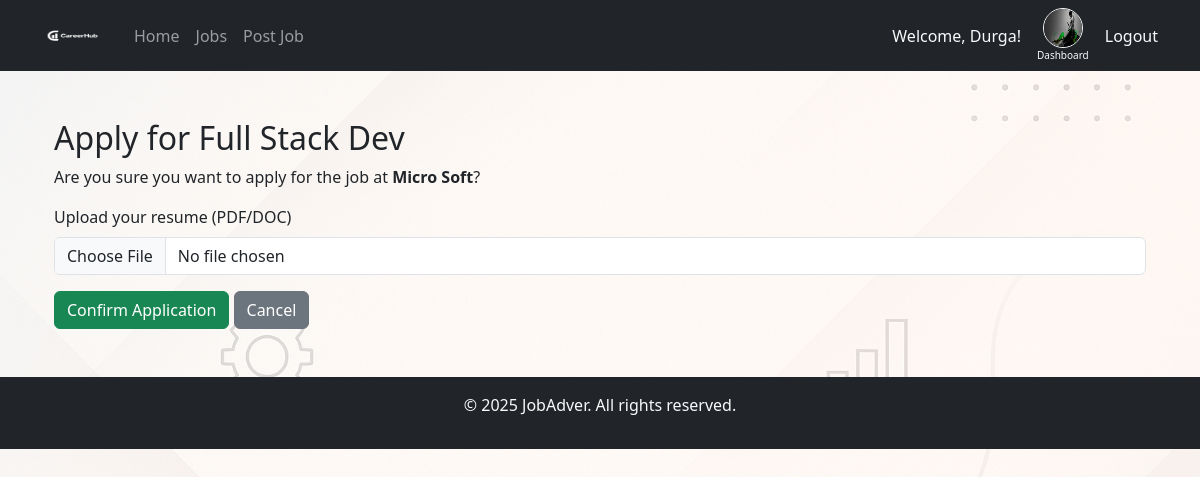
Page /jobs/2/apply/ (signed in) on the committed database.
### job_app/models.py (models this page shows, shortened)
class CustomUser(AbstractUser):
    USER_TYPE_CHOICES = (
        ('employer', 'Employer'),
        ('employee', 'Employee'),
    )
    user_type = models.CharField(max_length=10, choices=USER_TYPE_CHOICES, default='employee')

class Profile(models.Model):
    USER_TYPE_CHOICES = (
        ('employee', 'Employee'),
        ('employer', 'Employer'),
    )
    user = models.OneToOneField(settings.AUTH_USER_MODEL, on_delete=models.CASCADE)
    user_type = models.CharField(max_length=20, choices=USER_TYPE_CHOICES)
    profile_picture = models.ImageField(upload_to='profile_pics/', null=True, blank=True)

class Job(models.Model):
    JobRole = models.CharField(max_length=200)
    company = models.CharField(max_length=200)
    location = models.CharField(max_length=200)
    category = models.CharField(max_length=100)
    description = models.TextField()
    posted_on = models.DateTimeField(auto_now_add=True)
    posted_by = models.ForeignKey(settings.AUTH_USER_MODEL, on_delete=models.CASCADE)

### job_app/views.py (the view, shortened to what this page needs)
# urls.py: path('jobs/<int:job_id>/apply/', views.apply_job, name='apply_job'),
@login_required
def apply_job(request, job_id):
    job = get_object_or_404(Job, id=job_id)
    return render(request, 'job_app/apply_job.html', {'job': job})

### job_app/templates/job_app/apply_job.html (shortened to what this page needs)
{% extends 'job_app/base.html' %}
{% block content %}
<div class="container mt-5">
    <h2>Apply for {{ job.JobRole }}</h2>
    <p>Are you sure you want to apply for the job at <strong>{{ job.company }}</strong>?</p>
    <form method="post" enctype="multipart/form-data">
        <div class="mb-3">
            <label for="resume" class="form-label">Upload your resume (PDF/DOC)</label>
            <input type="file" class="form-control" name="resume" required>
        </div>
        <button class="btn btn-success" type="submit">Confirm Application</button>
        <a href="{% url 'job_detail' job.id %}" class="btn btn-secondary">Cancel</a>
    </form>
</div>
{% endblock %}

### job_app/templates/job_app/base.html (shortened to what this page needs)
<!DOCTYPE html>
<html lang="en">
<head>
    <link href="https://cdn.jsdelivr.net/npm/bootstrap@5.3.0/dist/css/bootstrap.min.css" rel="stylesheet">
    {% load static %}
    <link rel="stylesheet" type="text/css" href="{% static 'css/style.css' %}">
</head>
<body>
<nav class="navbar navbar-expand-lg navbar-dark bg-dark">
    <div class="container">
        <a class="navbar-brand d-flex align-items-center" href="/">
            <img src="{% static 'images/logo.png' %}" alt="CareerHub Logo" width="60" height="40" class="me-2">
        </a>
        <div class="collapse navbar-collapse" id="navbarNav">
            <ul class="navbar-nav me-auto">
                <li class="nav-item"><a class="nav-link" href="/">Home</a></li>
                <li class="nav-item"><a class="nav-link" href="/jobs/">Jobs</a></li>
                {% if user.is_authenticated and user.user_type == 'employer' %}
                    <li class="nav-item"><a class="nav-link" href="{% url 'post_job' %}">Post Job</a></li>
                {% endif %}
            </ul>
            {% if user.is_authenticated %}
            <div class="d-flex align-items-center">
                <span class="text-light me-3">Welcome, {{ user.username }}!</span>
                {% if user.profile.profile_picture %}
                <div class="d-flex flex-column align-items-center">
                    <a href="{% url 'dashboard' %}" class="nav-link p-0">
                        <img src="{{ user.profile.profile_picture.url }}" alt="Profile Picture"
                             class="rounded-circle border border-light" width="40" height="40">
                    </a>
                    <small class="text-light" style="font-size: 10px;">Dashboard</small>
                </div>
                {% endif %}
                <a class="nav-link text-light ms-3" href="#"
                onclick="event.preventDefault();
                         if (confirm('Are you sure you want to log out?')) {
                             document.getElementById('logout-form').submit();
                         }">
                 Logout
             </a>
         </div>
            {% else %}
            <ul class="navbar-nav">
                <li class="nav-item"><a class="nav-link" href="{% url 'login' %}">Login</a></li>
                <li class="nav-item"><a class="nav-link" href="{% url 'register' %}">Signup!</a></li>
            </ul>
            {% endif %}
        </div>
    </div>
</nav>
 <div class="container mt-4">
    {% block content %}{% endblock %}
</div>
<footer class="bg-dark text-light text-center p-3 mt-5">
    <p>&copy; 2025 JobAdver. All rights reserved.</p>
</footer>
</body>
</html>

### job_app/static/css/style.css (style rules this page uses)
body { background-image: url('/static/images/baground.png'); background-size: cover; background-repeat: no-repeat; background-attachment: fixed; }

### rows in the picture
CustomUser: username "Durga", profile.profile_picture (picture)
Job: JobRole "Full Stack Dev", company "Micro Soft"
